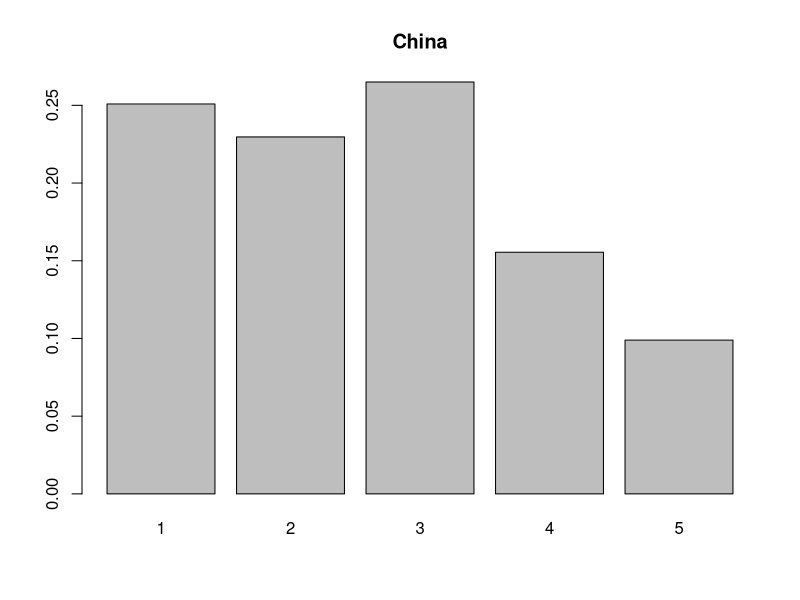
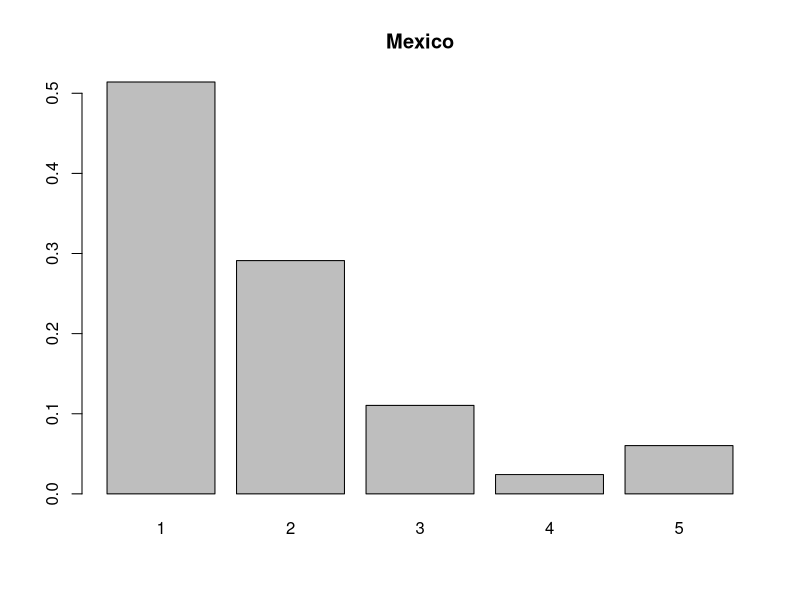
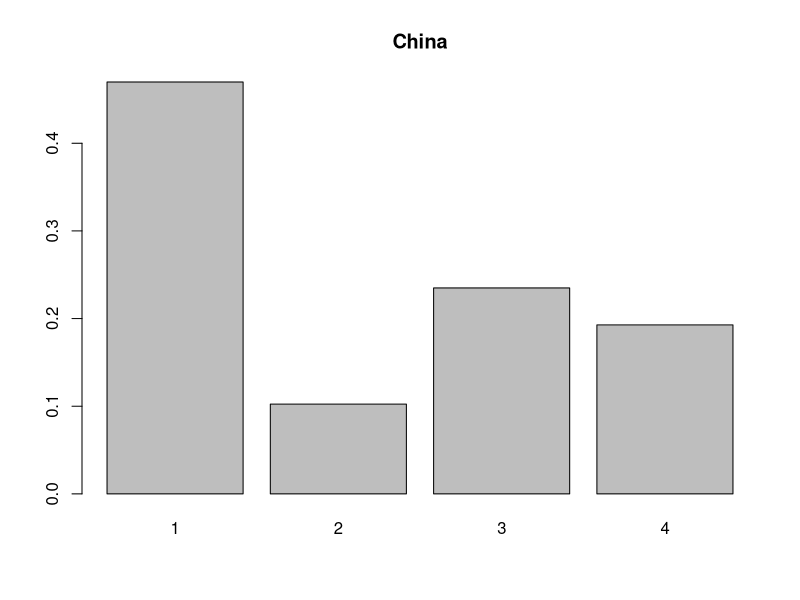

Source code (R) for these figures, in order:
vig<-read.csv("vignettes.csv")
vig_chi <- subset(vig, china == 1)
vig_mex <- subset(vig, china == 0)
# China
chi_table <- prop.table(table(vig_chi$self))
barplot(chi_table, main = "China")
# Mexico
mex_table <- prop.table(table(vig_mex$self))
barplot(mex_table, main = "Mexico")

#Compute the proportion of respondents,
#again separately for China and Mexico,
#who ranks themselves (according to the
#self-assessment question) as having
#less say in the government’s decisions
#than Moses (the last vignette).

vig_chi$less_than_moses<-ifelse(vig_chi$self<vig_chi$moses,1,0)
mean(vig_chi$less_than_moses)

vig_mex$less_than_moses<-ifelse(vig_mex$self<vig_mex$moses,1,0)
mean(vig_mex$less_than_moses)

vig_chi<-subset(vig_chi, vig_chi$alison>=vig_chi$jane &
                  vig_chi$jane>=vig_chi$moses )

vig_mex<-subset(vig_mex, vig_mex$alison>=vig_mex$jane &
                  vig_mex$jane>=vig_mex$moses )

vig_chi$rank<- NA
vig_chi$rank<-ifelse(vig_chi$self<vig_chi$moses,1,
                     vig_chi$rank)
vig_chi$rank<-ifelse(vig_chi$self==vig_chi$moses | (vig_chi$self>vig_chi$moses & vig_chi$self<vig_chi$jane), 2,vig_chi$rank)
vig_chi$rank<-ifelse(vig_chi$self==vig_chi$jane | (vig_chi$self> vig_chi$jane & vig_chi$self<vig_chi$alison),3,vig_chi$rank)
vig_chi$rank<-ifelse(vig_chi$self==vig_chi$alison |  vig_chi$self>vig_chi$alison, 4,vig_chi$rank)
chi_table <- prop.table(table(vig_chi$rank))
barplot(chi_table, main = "China")





